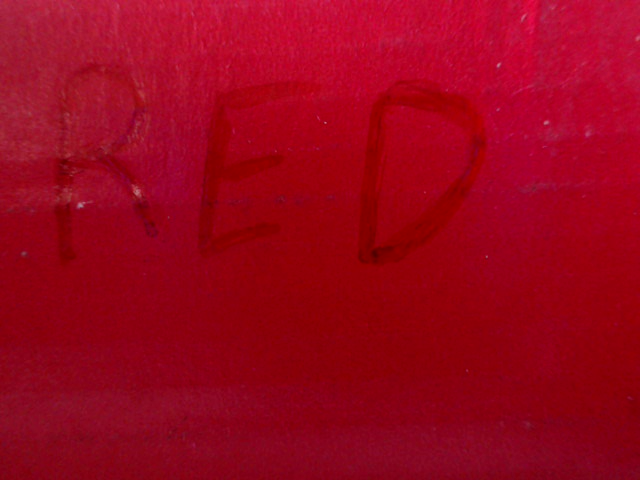
#> input picture [20Youths]_cv2/images/cardred_close.png, 640 x 480 px; the run also reads 2 pictures not shown here
$ jupyter execute --allow-errors '[Jupyter Notebook - Youth] Module 20 - Experience [CV] (From Traditional Computer Vision to AI).ipynb'
#> lines starting #> are read from the running program, lines starting #| are printed output that depends on the picture
# From Traditional Computer Vision to Artificial Intelligence
*Version 1.1*

위아래로 이동하려면 키보드의 위아래 화살표 키를 사용할 수 있습니다. <br />
이 통합 문서에서 코드를 실행하려면 코드 블록을 선택하고 ** Shift + Enter를 누릅니다. ** <br />
코드 블록을 편집하려면 Enter 키를 누릅니다.

이 통합 문서의 코드는 누적됩니다. (노트북이 닫힐 때까지 정의 된 변수는 계속 사용할 수 있습니다.) <br />
따라서 예상치 못한 결과를 피하기 위해 정상에서 시작하여 아래로 작업하십시오!

Jupyter Notebook 사용에 대한 추가 도움말을 보려면 위의 메뉴에서 도움말> 사용자 인터페이스 둘러보기를 클릭하십시오. <br />
또는 https://jupyter-notebook.readthedocs.io/en/stable/ui_components.html을 방문하십시오.

아이디어를 실험하고 테스트 해보십시오. 가장 빠른 학습 방법 중 하나입니다.

## 1. 분류 문제를 해결하기 위해 수동으로 규칙을 정의 할 필요가 없다면 어떻게 될까요?

마지막 워크샵에서 다양한 기본 이미지 처리 기술을 실험하고 컴퓨터가 어떻게 보일 수 있는지 탐구했습니다. 그런 다음 카메라 앞에 붙잡은 물건을 사용하여 시스템이 사용자를 인식하도록했습니다. 당신은 다양한 방법을 탐구했고, 창의적 방법의 많은 부분은 규칙 또는 "if-else"논리를 정의하는 것과 관련이 있습니다. 예를 들어, "승인 된"색상, 위치 또는 조건 조합으로 간주 된 것에 대한 규칙입니다.

그러나 이러한 규칙을 수동으로 정의 할 필요가 없다면 어떻게 될까요?

** 기계 학습 **은 훈련 데이터를 기반으로 기계를 학습하는 능력에 중점을 둔 인공 지능의 하위 집합입니다. 컴퓨터 비전 분야에 적용되면 정확한 색상 코드에 대한 규칙을 정의하는 대신 "승인 된"이미지 또는 "승인되지 않은"이미지가 무엇인지 배울 수 있다면 어떨까요?

오늘의 워크샵에서는 다양한 컴퓨터 비전 기술을 기계 학습과 결합하여 다양한 문제를 해결할 수있는 방법을 모색합니다.
1. 먼저 기계 학습을 설명 할 수있는 간단한 모델을 작성합니다.
그런 다음 분류 모델을 작성하는 단계를 살펴 보겠습니다.
1. 다음으로 추론을하고 정확성을 탐색하기 위해 분류 모델을 사용합니다.
1. 길을 따라, 사용 된 여러 방법과 기술에 대한 한계와 동기를주의 깊게 살펴보십시오.

## 카드를 3 개의 가능한 범주 중 1 개로 분류

"액세스 카드"문제를 다시 한 번 살펴 보겠습니다. <br />
아래에는 3 개의 카드 (빨강, 녹색 및 검은 색 카드)와 카메라 앞면에 카드를 놓지 않은 배경 장면이 있습니다.
맨 윗줄은 카드가 멀리 떨어져있는 것을 보여 주며 맨 아래 줄은 웹 카메라에 아주 가까이있는 카드를 보여줍니다.

<div style="clear:both;"></div>

카드가 유효성 검사를 위해 웹 카메라에 가까이 있어야 한다고 가정하면 문제를 파악하고 각 카드 (이미지)의 색상을 비교하여 3 장의 카드 중 어느 카드인지 파악할 수 있습니다.

## 1.1 Feature Extraction (기능 추출) - 우리가 유추하는 데 사용할 기능을 선택합니다.

이 실험에서는 카드를 구별하는 데 도움이되는 색상을 사용하기로 결정했습니다. 그러나 우리는 우리의 색채 피처를 어떻게 선택할 것인가? 특정 지점 (예 : 이미지 중심) 또는 이미지의 평균 색상을 선택해야합니까? 우리는 BGR 이미지의 특정 채널을 사용해야합니까, 아니면 그레이 스케일이나 다른 색상 공간으로 변환해야합니까?

우리의 기능을 선택하면 솔루션의 견고성에 영향을 미치며, 관련성이없는 "기능"을 선택하는 것은 유용하지 않습니다.

예를 들어 카메라 이미지 크기를 사용하여 권한이 부여 된 카드인지 여부를 확인하려고하면 카메라 앞에 어떤 카드가 놓여 있는지에 관계없이 카메라 이미지 크기가 변경되지 않으므로 관련이 없습니다.

다른 기능을 시도해 볼 수 있습니다. <br />
그러나 그 동안 평균 색상을 피쳐로 사용하여 간단한 실험을 해 보겠습니다.

[cell 1]
import cv2
import numpy as np

# Let's read the images into memory
red_card = cv2.imread("images/cardred_close.png")
#> red_card is the input picture: shape (480, 640, 3); mean B, G, R 27.4, 4.5, 154.2
green_card = cv2.imread("images/cardgreen_close.png")
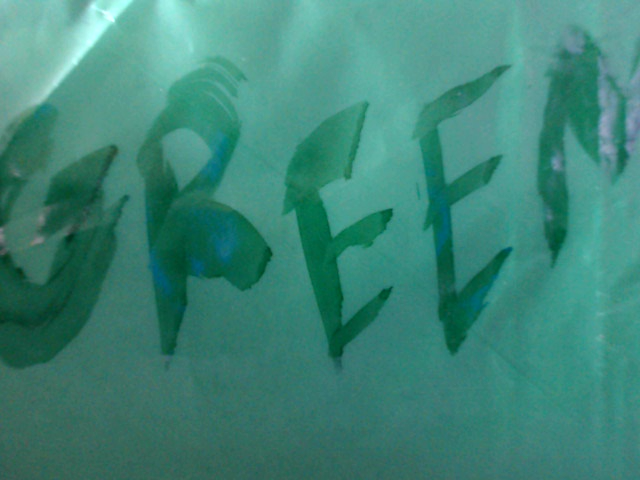
#> input picture [20Youths]_cv2/images/cardgreen_close.png, 640 x 480 px
#> green_card is the input picture: shape (480, 640, 3); mean B, G, R 119.5, 133.4, 61.1
black_card = cv2.imread("images/cardblack_close.png")
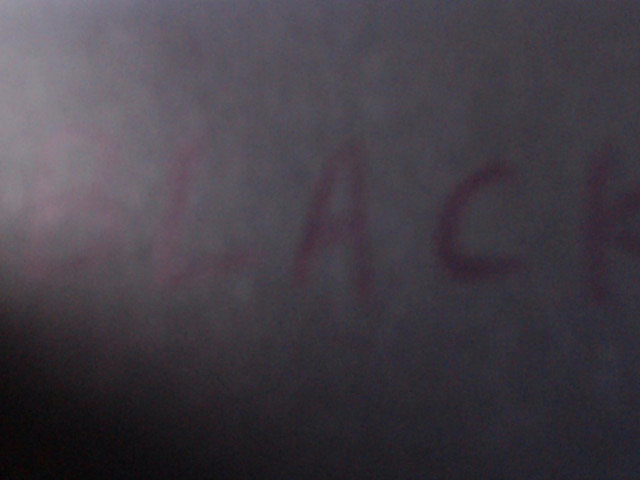
#> input picture [20Youths]_cv2/images/cardblack_close.png, 640 x 480 px
#> black_card is the input picture: shape (480, 640, 3); mean B, G, R 70.4, 61.9, 67.2
background = cv2.imread("images/cardnone.png")
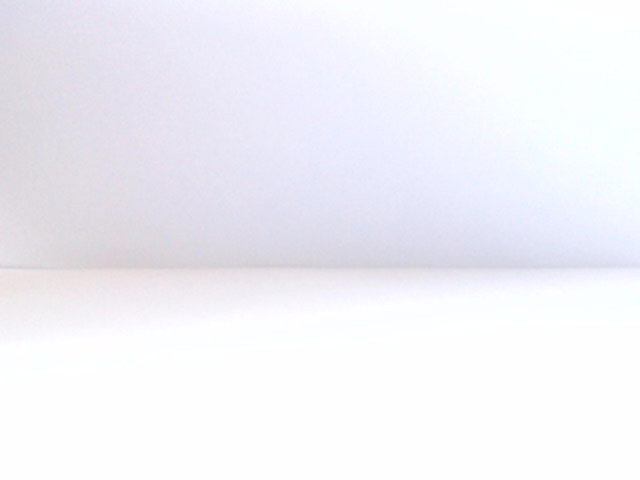
#> input picture [20Youths]_cv2/images/cardnone.png, 640 x 480 px
#> background is the input picture: shape (480, 640, 3); mean B, G, R 247.9, 241.1, 241.9
#> (the rest of the program and of its run is left out)
